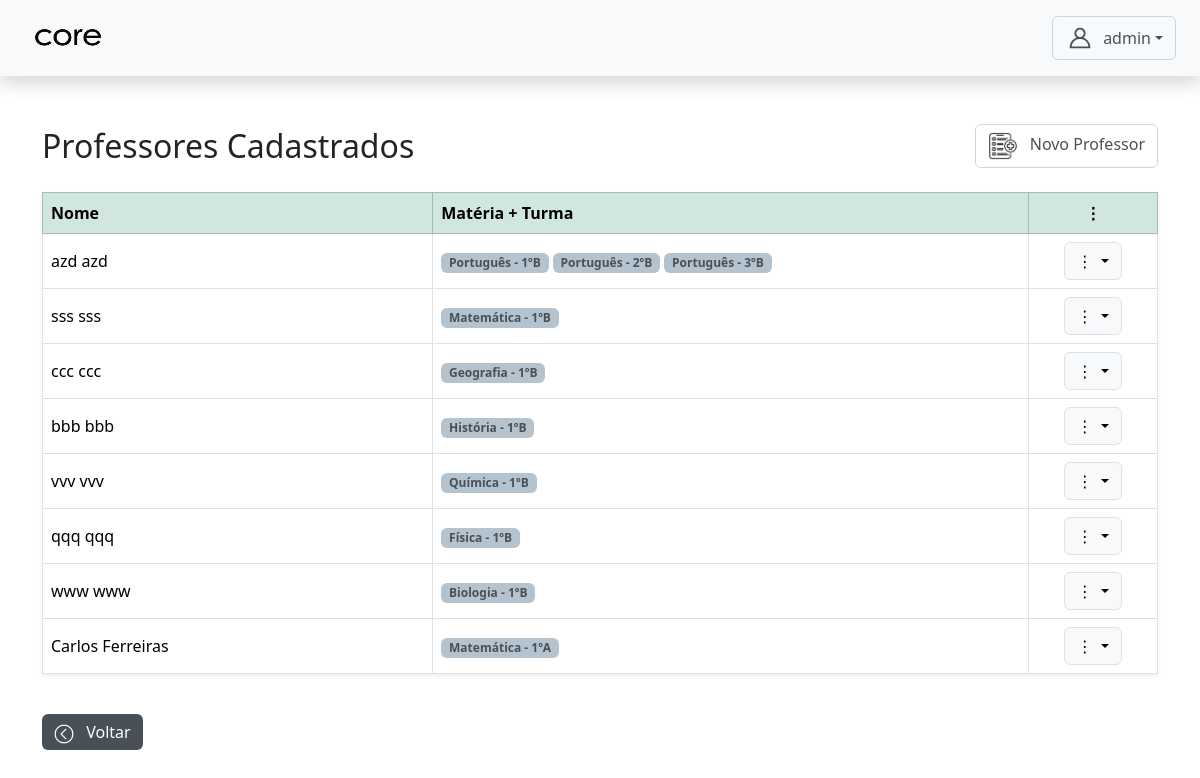
The page /materia/admin/professor_crud/professores/ (signed in) on the database as committed earlier.
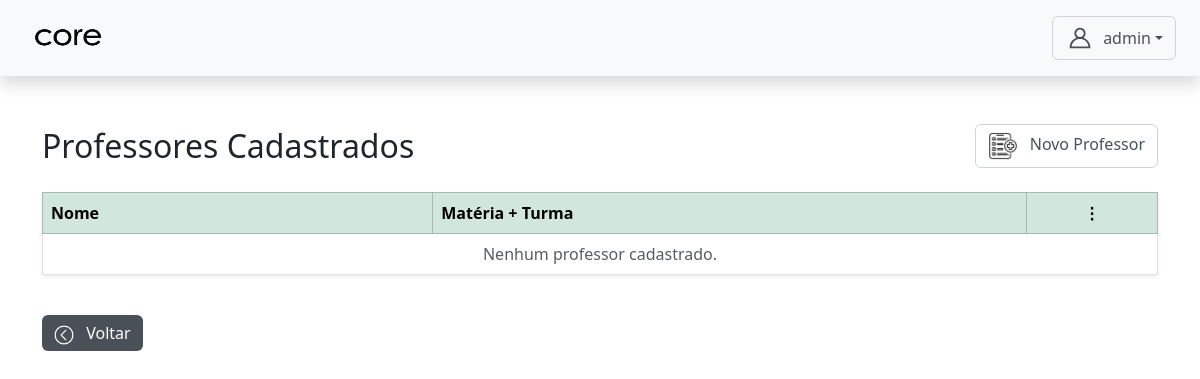
The same page on the database as committed later.
### core/models.py (models this page shows, shortened)
class CustomUser(AbstractUser):
    TIPO_CHOICES = (
        ('admin', 'Admin'),
        ('professor', 'Professor'),
        ('aluno', 'Aluno'),
    )
    tipo = models.CharField(max_length=10, choices=TIPO_CHOICES, default='admin')
    data_nascimento = models.DateField(null=True, blank=True)
    cpf = models.CharField(max_length=14, unique=True, null=True, blank=True)
    rg = models.CharField(max_length=12, unique=True, null=True, blank=True)
    SEXO_CHOICES = [
    ('M', 'Masculino'),
    ('F', 'Feminino'),
]
    COR_PELE_CHOICES = [
    ('branca', 'Branca'),
    ('preta', 'Preta'),
    ('parda', 'Parda'),
    ('amarela', 'Amarela'),
    ('indigena', 'Indígena'),
]
    sexo = models.CharField(max_length=1, choices=SEXO_CHOICES, null=True, blank=True)
    cor_pele = models.CharField(max_length=20, choices=COR_PELE_CHOICES, null=True, blank=True)
    senha_temporaria = models.BooleanField(default=False)

class ProfessorMateriaTurma(models.Model):
    professor = models.ForeignKey(CustomUser, on_delete=models.CASCADE, limit_choices_to={'tipo': 'professor'})
    materia = models.ForeignKey(Materia, on_delete=models.CASCADE)
    turma = models.ForeignKey(Turma, on_delete=models.CASCADE)
    class Meta:
        unique_together = ('professor', 'materia', 'turma')

class Materia(models.Model):
    nome = models.CharField(max_length=100)
    professores = models.ManyToManyField(CustomUser, limit_choices_to={'tipo': 'professor'})
    turmas = models.ManyToManyField(Turma)
    ch = models.IntegerField(default=20)

class Turma(models.Model):
    nome = models.CharField(max_length=50, unique=True)

### materia/views.py (the view)
# urls.py: path('admin/professor_crud/professores/', views.gerenciar_professores, name='gerenciar_professores'),
@login_required
@role_required('admin')
def gerenciar_professores(request):
    professores = CustomUser.objects.filter(tipo='professor')
    return render(request, 'admin/professor_crud/gerenciar_professores.html', {'professores': professores})

### templates/admin/professor_crud/gerenciar_professores.html (shortened to what this page needs)
{% extends 'base4.html' %}
{% load static %}
  {% block content %}
    <div class="d-flex justify-content-between align-items-center mb-4">
      <h2 class="mb-0">Professores Cadastrados</h2>
      <a href="{% url 'cadastrar_professor' %}" class="btn btn-outline-secondary">
        <img src="{%static 'assets/img/cadastrar.png'%}" width='30px' height='30px' class="me-2">
        Novo Professor
      </a>
    </div>
    <table class="table table-bordered align-middle shadow-sm">
      <thead class="table-success">
        <tr>
          <th class="coluna-nome">Nome</th>
          <th>Matéria + Turma</th>
          <th class="text-center">⋮</th>
        </tr>
      </thead>
      <tbody>
        {% for professor in professores %}
        <tr>
          <td>{{ professor.get_full_name }}</td>
          <td>
            {% for vinculo in professor.professormateriaturma_set.all %}
              <span class="badge bg-primary text-dark">{{ vinculo.materia.nome }} - {{ vinculo.turma.nome }}</span>
            {% empty %}
              <span class="text-muted">Sem vínculo</span>
            {% endfor %}
          </td>
          <td class="text-center">
            <div class="dropdown">
              <button class="btn btn-light border dropdown-toggle" data-bs-toggle="dropdown">
                ⋮
              </button>
            </div>
          </td>
        </tr>
        {% empty %}
        <tr>
          <td colspan="3" class="text-center text-muted">Nenhum professor cadastrado.</td>
        </tr>
        {% endfor %}
      </tbody>
    </table>
    <a href="{% url 'admin_dashboard' %}" class="btn btn-secondary mt-4">
      <img src="{%static 'assets/img/voltar.png'%}" width='20px' height='20px' class="me-2">
      Voltar
    </a>
  {% endblock content %}

### templates/base4.html (shortened to what this page needs)
{% load static %}
<!DOCTYPE html>
<html lang="pt-br">
<head>
  <link rel="stylesheet" href="{% static 'css/bootstrap.min.css' %}" />
  <link rel="stylesheet" href="{% static 'css/style.css' %}" />
</head>
<body>
  <nav class="navbar navbar-light bg-light justify-content-between px-4 py-3 shadow">
    <span class="navbar-brand mb-0 h1">
      <img src="{%static 'assets/icon/core3.png'%}" width='100%' height='30px' class="me-2">
    </span>
    <div class="d-flex align-items-center">
      <div class="dropdown">
        <button class="btn btn-outline-secondary dropdown-toggle d-flex align-items-center" type="button" data-bs-toggle="dropdown">
        <span>{{ request.user.first_name }}</span>
      </button>
    </div>
  </div>
</nav>
  <main class="container py-5">
    {% block content %}
    {% endblock content %}
  </main>
</body>
</html>

### static/css/style.css (style rules this page uses)
:root { --bs-secondary: #495057; --bs-link-color: #495057; --bs-link-hover-color: #495057; --bs-code-color: #495057; --bs-primary-rgb: 180, 195, 205; --bs-dark-rgb: 73, 80, 87; --bs-danger-rgb: 188, 208, 199; --bs-info-rgb: 220, 53, 69; --bs-warning-rgb: 220, 53, 69; --bs-secondary-rgb: 73, 80, 87; --bs-black-rgb: 33, 37, 41; --bs-body-bg-rgb: 255, 106, 0; }
.btn-outline-secondary { --bs-btn-color: #495057; --bs-btn-border-color: #ced4da; --bs-btn-hover-color: #fff; --bs-btn-hover-bg: #495057; --bs-btn-hover-border-color: #495057; --bs-btn-focus-shadow-rgb: 206, 212, 218; --bs-btn-active-color: #fff; --bs-btn-active-bg: #495057; --bs-btn-active-border-color: #495057; --bs-btn-active-shadow: inset 0 3px 5px rgba(0, 0, 0, 0.125); --bs-btn-disabled-color: #495057; --bs-btn-disabled-bg: transparent; --bs-btn-disabled-border-color: #495057; --bs-gradient: none; }
.btn-secondary { --bs-btn-color: #fff; --bs-btn-bg: #495057; --bs-btn-border-color: #ff6495057a00; --bs-btn-hover-color: #fff; --bs-btn-hover-bg: #495057; --bs-btn-hover-border-color: #495057; --bs-btn-focus-shadow-rgb: 206, 212, 218; --bs-btn-active-color: #fff; --bs-btn-active-bg: #495057; --bs-btn-active-border-color: #495057; --bs-btn-active-shadow: inset 0 3px 5px rgba(0, 0, 0, 0.125); --bs-btn-disabled-color: #fff; --bs-btn-disabled-bg: #495057; --bs-btn-disabled-border-color: #495057; }
.dropdown .btn-outline-secondary:hover img, .btn-secondary img { filter: brightness(0) invert(1); }
.coluna-nome, .coluna-professor, .coluna-aluno { width: 35%; }

Rows that differ between the two databases and show on the page:
removed CustomUser: get_full_name "azd azd"
removed ProfessorMateriaTurma: materia.nome "Português", turma.nome "1ºB", shown under "azd azd"
removed ProfessorMateriaTurma: materia.nome "Português", turma.nome "2ºB", shown under "azd azd"
removed ProfessorMateriaTurma: materia.nome "Português", turma.nome "3ºB", shown under "azd azd"
removed CustomUser: get_full_name "sss sss"
removed ProfessorMateriaTurma: materia.nome "Matemática", turma.nome "1ºB", shown under "sss sss"
removed CustomUser: get_full_name "ccc ccc"
removed ProfessorMateriaTurma: materia.nome "Geografia", turma.nome "1ºB", shown under "ccc ccc"
removed CustomUser: get_full_name "bbb bbb"
removed ProfessorMateriaTurma: materia.nome "História", turma.nome "1ºB", shown under "bbb bbb"
removed CustomUser: get_full_name "vvv vvv"
removed ProfessorMateriaTurma: materia.nome "Química", turma.nome "1ºB", shown under "vvv vvv"
removed CustomUser: get_full_name "qqq qqq"
removed ProfessorMateriaTurma: materia.nome "Física", turma.nome "1ºB", shown under "qqq qqq"
removed CustomUser: get_full_name "www www"
removed ProfessorMateriaTurma: materia.nome "Biologia", turma.nome "1ºB", shown under "www www"
removed CustomUser: get_full_name "Carlos Ferreiras"
removed ProfessorMateriaTurma: materia.nome "Matemática", turma.nome "1ºA", shown under "Carlos Ferreiras"
Other text that changed with them:
text now shown: "Nenhum professor cadastrado."
